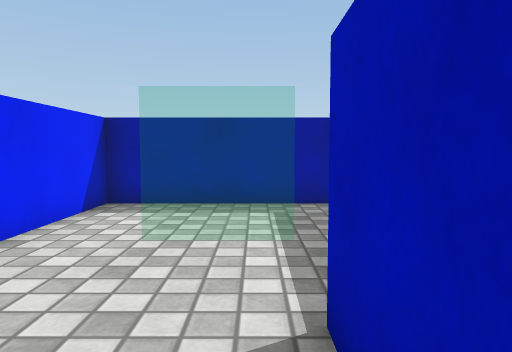
view 1 (above)

16 first-person views from a walk through a 3-D level made in the Unity game engine. The camera is 0.62 m above the floor, tilts 4° down and sees 70° across. The floor is counted in squares, 0.5 m on a side. Each view is taken from the middle of a square. On the plan, view 1 faces up. The plan holds only what a view shows up to about 15 squares ahead; the rest is blank. The place goes on beyond the plan. The player is left out. Surface patterns are stand-ins for the level's own textures.

view 2
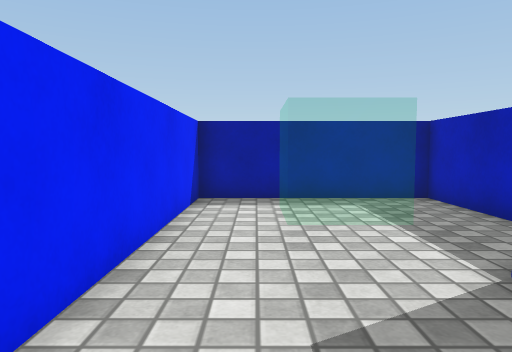

view 3
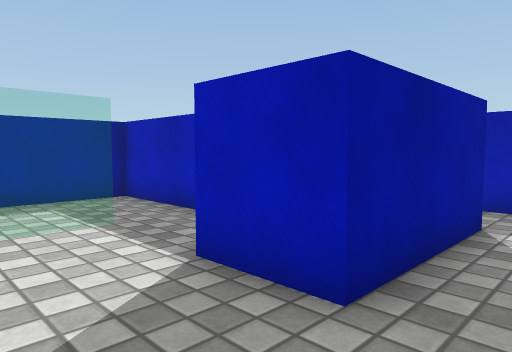

view 4
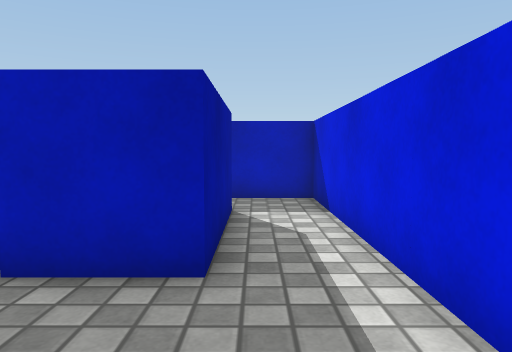

view 5
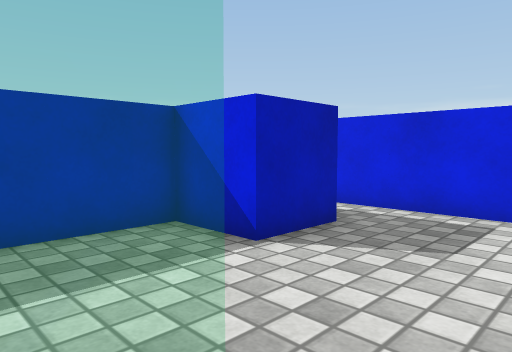

view 6
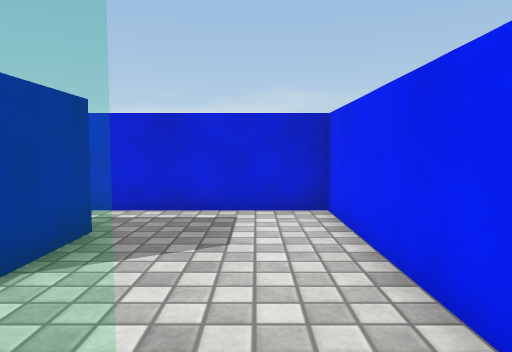

view 7
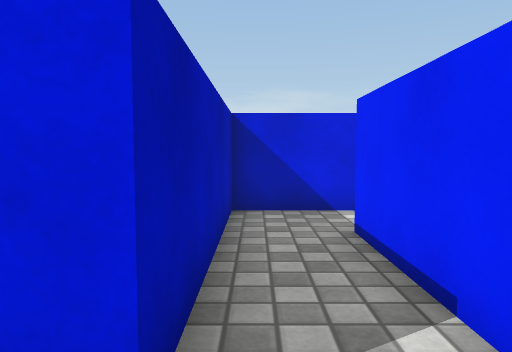

view 8
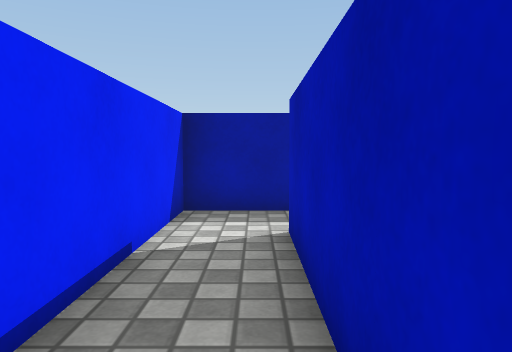

view 9
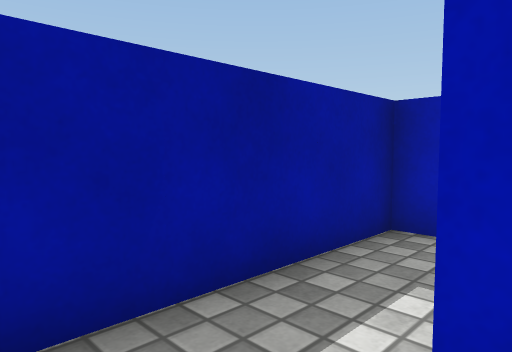

view 10
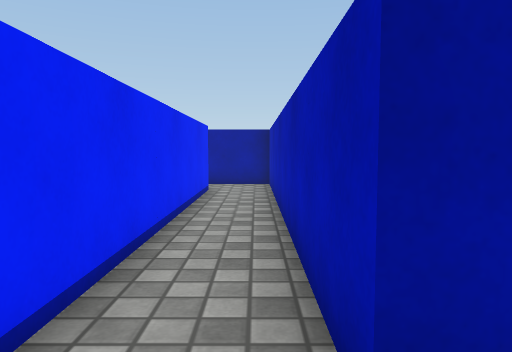

view 11
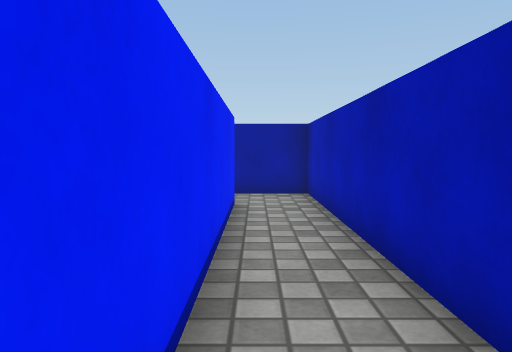

view 12
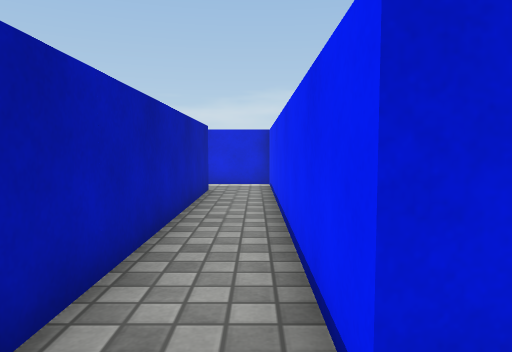

view 13
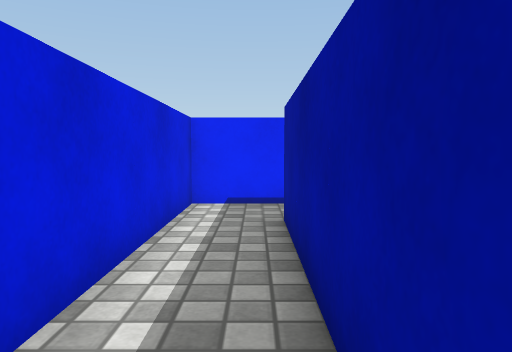

view 14
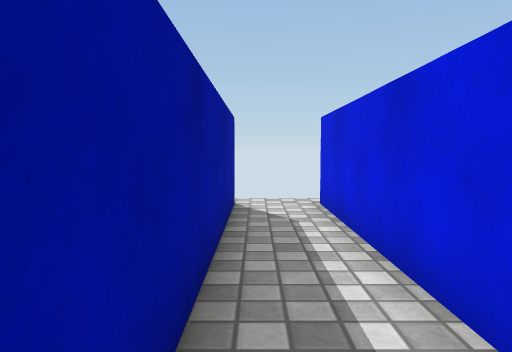

view 15
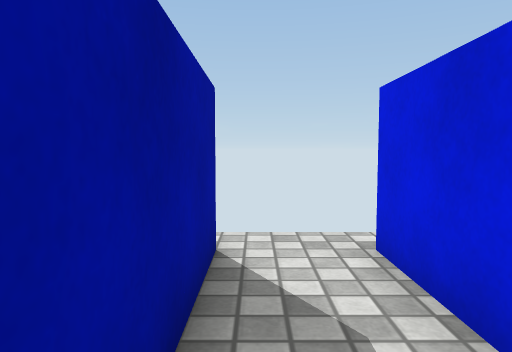

view 16
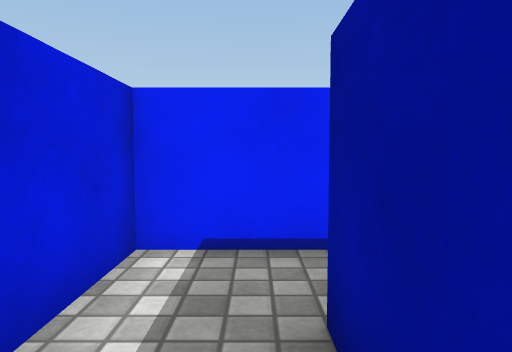

### Floor plan
Points are (right, up) in squares from view 1. A wall is a line through its corners. A room is listed if a view was taken in it or the views show most of it. See-through windows are left out.
Room 1 (views 1, 2, 3, 4, 5, 6, 7, 8, 9)
walls: (8.5, 6.5) (4.5, 6.5) (4.5, 0.5) (0.5, 0.5) (0.5, 2.5) (2.5, 2.5) (2.5, 8.5) (-3.5, 8.5) (-3.5, -1.5) (6.5, -1.5) (6.5, 4.5) (8.5, 4.5)
ways out: opening at (7.5, 5.5) to room 2
Room 2 (views 10, 11, 12, 13, 14, 15, 16)
walls: (8.5, 4.5) (8.5, -7.5) (18.5, -7.5); (18.5, -5.5) (10.5, -5.5) (10.5, 6.5) (8.5, 6.5)
ways out: opening at (7.5, 5.5) to room 1; opening at (19, -8.5); opening at (19, -4.5)

Where each view was taken, in squares from view 1:
view 1: 0 up, 0 right, facing up
view 2: 1 down, 2 left, facing up
view 3: 1 down, 2 left, facing up-right
view 4: 0 up, 3 left, facing right
view 5: 6 up, 3 left, facing down-right
view 6: 6 up, 2 left, facing down
view 7: 6 up, 6 right, facing down
view 8: 1 down, 6 right, facing up
view 9: 4 up, 5 right, facing up-right
view 10: 7 down, 10 right, facing up
view 11: 4 down, 9 right, facing up
view 12: 6 up, 9 right, facing down
view 13: 6 down, 17 right, facing left
view 14: 6 down, 10 right, facing right
view 15: 6 down, 14 right, facing right
view 16: 6 down, 13 right, facing left
